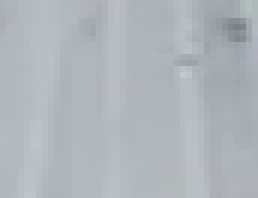
#> input picture projects/wiic/images/pad.png, 43 x 33 px (shown 6 times larger)
$ python padChecker.py projects/wiic/images/pad.png
#> lines starting #> are read from the running program, lines starting #| are printed output that depends on the picture; after the words box and inside, x2 and y2 are one past the last pixel; in counts of white or black regions, pixels touching at a corner belong together
import os
import numpy as np
import cv2
import sys
from pathlib import Path
import pickle
from imutils import contours
from matplotlib import pyplot as plt
from skimage.util import img_as_ubyte


# [7 lines left out: function invertLABluminance, not called in this run]


class padChecker:

    def __init__(self, cachePath='.'):
#> called with cachePath = 'projects/wiic/'
        self.channels = [0, 1]
        self.hist_size = [180, 256]
        self.hist_range = [0, 179, 0, 255]
        self.color_histogram_feature_file = cachePath + "/pickels/pad.pickle"
        self.histogram_source_file = cachePath + '/images/pad.png'
        self.bphist = None
        self.hist = None
        if (not os.path.exists(self.color_histogram_feature_file)):
            self.model = cv2.imread(self.histogram_source_file)  # Pad
            hists = self.generateModelHistogram(self.model)
            print("[INFO] serializing ...")
            f = open(self.color_histogram_feature_file, "wb")
            f.write(pickle.dumps(hists))
            f.close()
            self.hist = hists[0]
            self.bphist = hists[1]
        else:
            print("[INFO] loading model histogram...")
            hists = pickle.loads(open(self.color_histogram_feature_file, "rb").read())
#> (reads projects/wiic/pickels/pad.pickle from the repository)
            self.hist = hists[0]
            self.bphist = hists[1]

        if (self.hist is None) or (self.bphist is None):
            print("[ERROR] failed to create or rule loading model histogram...")

        print("[INFO] Model Successfully added ...")
        self.clear()

    # [20 lines left out: functions PrintImage, generateModelHistogram, not called in this run]

    def clear(self):
        self.intersection = []
        print("[INFO] History Cleared ...")

    def history(self):
        return self.intersection

    def check(self, image_in, mask, min_area = 1000, h_score_thr = 0.8, vertical_thr = 0.5):

        hsv_image = cv2.cvtColor(image_in, cv2.COLOR_BGR2HSV)
        image_hist = cv2.calcHist([hsv_image], self.channels, mask, self.hist_size, self.hist_range)
        image_hist = cv2.normalize(image_hist, image_hist).flatten()
        h_score = cv2.compareHist(self.hist, image_hist, cv2.HISTCMP_INTERSECT)
        self.intersection.append(h_score)
        height, width, channels = image_in.shape

        # use normalized histogram and apply backprojection
        dst = cv2.calcBackProject([hsv_image], self.channels, self.bphist, self.hist_range, 1)
        dst = cv2.bitwise_and(dst, mask)
        disc = cv2.getStructuringElement(cv2.MORPH_ELLIPSE, (15,15))
        cv2.filter2D(dst, -1, disc, dst)

        # threshold and binary AND
        ret, thresh = cv2.threshold(dst, 1, 255,  cv2.THRESH_OTSU )
        thresh = cv2.bitwise_and(thresh, mask)
        bounds = []
        rects = []
        scores = []
        directions = []
        cnts = cv2.findContours(thresh.copy(), cv2.RETR_EXTERNAL, cv2.CHAIN_APPROX_SIMPLE)[1]
        height_bar = height * vertical_thr
        for contour in cnts:
            rr = cv2.minAreaRect(contour)
            bb = cv2.boundingRect(contour)
            area = cv2.contourArea(contour)
            roi = cv2.boundingRect(contour)
            if roi[0] < 0 or roi[1] < 0:
                continue
            if area < min_area:
                continue
            # if the center is above our valid area skip it
            if rr[0][1] > height_bar:
                continue

            (x, y, w, h) = roi
            roi_hist = cv2.calcHist([hsv_image[y:y+h,x:x+w]], self.channels, mask[y:y+h,x:x+w],
                                      self.hist_size, self.hist_range)
            roi_hist = cv2.normalize(roi_hist, roi_hist).flatten()
            h_score = cv2.compareHist(self.hist, roi_hist, cv2.HISTCMP_INTERSECT)
            if h_score < h_score_thr: continue
            scores.append(h_score)
            bounds.append(bb)
            rects.append(rr)

        order = np.argsort(scores)
        thresh_bgr = cv2.merge((thresh, thresh, thresh))
        res = cv2.bitwise_and(image_in, thresh_bgr)
        return h_score,thresh, res, scores, bounds, rects, order

def region_of_interest(img):
    rows, cols, channels = map(int, img.shape)
    mask = np.zeros((rows, cols), dtype=np.uint8)
    left = int(cols / 2.5)
    right = int(cols - left)

    triangle = np.array([[
        (left, 0),(right, 0), (cols-1, rows - 1),(0, rows-1) ]], np.int32)

    cv2.fillConvexPoly(mask, triangle, 255)
    return mask


if __name__ == '__main__':

    # Equalize Histogram of Color Images
    def equalize_histogram_color(img):
        img_yuv = cv2.cvtColor(img, cv2.COLOR_BGR2YUV)
        img_yuv[:, :, 0] = cv2.equalizeHist(img_yuv[:, :, 0])
        img = cv2.cvtColor(img_yuv, cv2.COLOR_YUV2BGR)
        return img


    # [7 lines left out: function invertLABluminance, not called in this run]


    def detect_ga(frame, mask, checker):
        display = frame.copy()
        y, mask, seethrough, cnts, hulls = checker.check(frame, mask)
        res = np.vstack((display, seethrough))
        return (display, res, y, mask, seethrough, cnts, hulls)


    def crop_image_mask_equalize(image):
        rows, cols, channels = map(int, image.shape)
        # tl = (6, 53)
        # br = (709, 362)
        # frame = image[tl[1]: br[1], tl[0]: br[0]]
        frame = image
        mask = region_of_interest(frame)
        runi = frame.copy()
        runih = equalize_histogram_color(runi)
        return runih, mask

    # [9 lines left out: function process, not called in this run]

    if len(sys.argv) < 2:
        sys.exit(1)

    def get_frame_number(fqfn):
        return int(str.split(Path(fqfn).name,'.')[0])

    if Path(sys.argv[1]).is_file():
        file_folder = os.path.dirname(os.path.realpath(__file__)) + '/projects/wiic/'
        cache_path = file_folder
        checker = padChecker(cache_path)
        img = cv2.imread(sys.argv[1])
#> img is the input picture: shape (33, 43, 3); mean B, G, R 188.2, 181.9, 174.5
        frame_number = 0 #get_frame_number(sys.argv[1])
        print(('frame ', frame_number))
        frame, mask = crop_image_mask_equalize(img)
#> in region_of_interest, `cv2.fillConvexPoly(mask, triangle, 255)`:
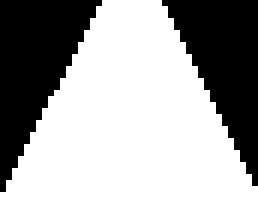
#> mask: shape (33, 43) (shown 6 times larger); 62.2% white; 2 black regions, box (x1, y1, x2, y2) and area: (0, 0, 17, 32) 280, (27, 0, 43, 31) 256
#> in equalize_histogram_color, `img_yuv = cv2.cvtColor(img, cv2.COLOR_BGR2YUV)`: img_yuv: shape (33, 43, 3); mean of channels 0, 1, 2 180.4, 131.8, 123.1
#> in equalize_histogram_color, `img_yuv[:, :, 0] = cv2.equalizeHist(img_yuv[:, :, 0])`: img_yuv: shape (33, 43, 3); mean of channels 0, 1, 2 134.6, 131.8, 123.1
#> in equalize_histogram_color, `img = cv2.cvtColor(img_yuv, cv2.COLOR_YUV2BGR)`:
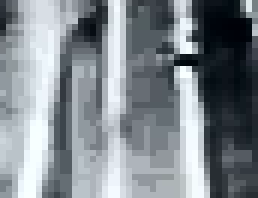
#> img: shape (33, 43, 3) (shown 6 times larger); mean B, G, R 142.2, 136.1, 128.7
        all = detect_ga(frame, mask, checker)
#> in check, `hsv_image = cv2.cvtColor(image_in, cv2.COLOR_BGR2HSV)`: hsv_image: shape (33, 43, 3); mean H, S, V 103.5, 43.7, 142.2
#> in check, `image_hist = cv2.calcHist([hsv_image], self.channels, mask, self.hist_..`:
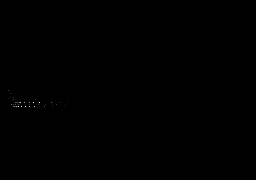
#> image_hist: shape (180, 256) float32; min 0, max 51, mean 0; drawn with min black and max white
#> in check, `h_score = cv2.compareHist(self.hist, image_hist, cv2.HISTCMP_INTERSECT)`: h_score = 0.294
#> in check, `cv2.filter2D(dst, -1, disc, dst)`:
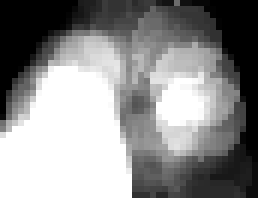
#> dst: shape (33, 43) (shown 6 times larger); min 0, max 255, mean 140.1
#> in check, `ret, thresh = cv2.threshold(dst, 1, 255,  cv2.THRESH_OTSU )`:
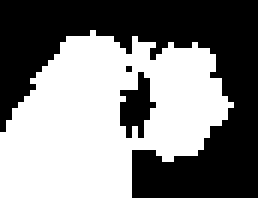
#> thresh: shape (33, 43) (shown 6 times larger); 50.5% white; 3 black regions (1 under 20 px), largest, box (x1, y1, x2, y2) and area: (0, 0, 43, 33) 664, (20, 12, 26, 23) 38
#> in check, `ret, thresh = cv2.threshold(dst, 1, 255,  cv2.THRESH_OTSU )`: ret = 139
#> in check, `thresh = cv2.bitwise_and(thresh, mask)`:
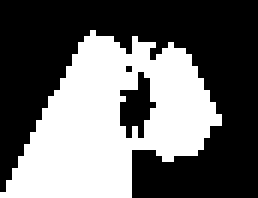
#> thresh: shape (33, 43) (shown 6 times larger); 41.2% white; 1 white region
#> in check, `cnts = cv2.findContours(thresh.copy(), cv2.RETR_EXTERNAL, cv2.CHAIN_AP..`: cnts = 1 contour; box (x1, y1, x2, y2) and area: (0, 5, 37, 33) 570
#> the loop in check, `for contour in cnts:` made 1 pass
#> (rr, area, roi) on pass 1: (((19.8, 22.4), (34.88, 26.83), -63.43), 570, (0, 5, 37, 28))
#> after the loop in check, `for contour in cnts:`: bounds = []
#> in check, `order = np.argsort(scores)`: order = empty array
#> in check, `thresh_bgr = cv2.merge((thresh, thresh, thresh))`: thresh_bgr: shape (33, 43, 3); 41.2% white; 1 white region, box (x1, y1, x2, y2) and area: (0, 5, 37, 33) 584
#> in check, `res = cv2.bitwise_and(image_in, thresh_bgr)`:
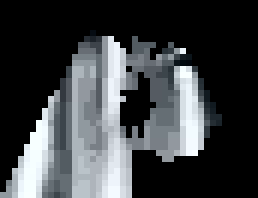
#> res: shape (33, 43, 3) (shown 6 times larger); mean B, G, R 68, 65.5, 62.3
#> (the run stopped early here; a loop or call above may not have finished)
